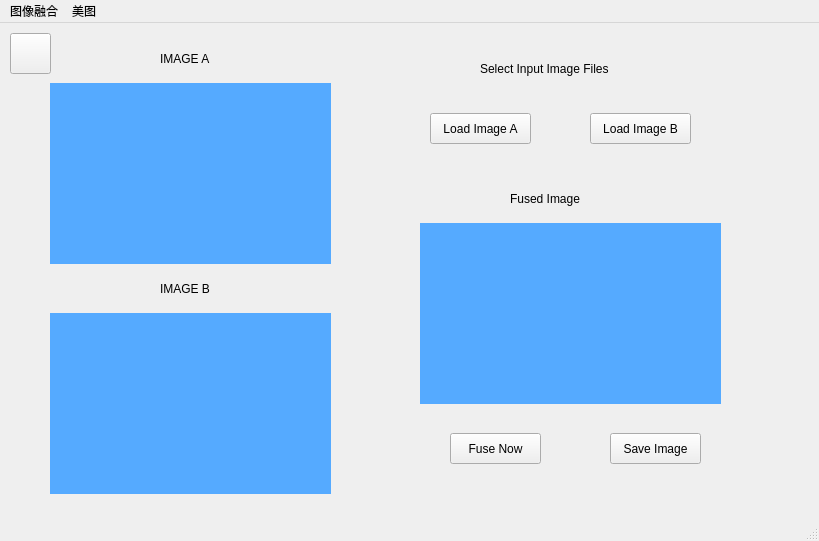
<?xml version="1.0" encoding="UTF-8"?>
<ui version="4.0">
 <class>addfuction</class>
 <widget class="QMainWindow" name="addfuction">
  <property name="geometry">
   <rect>
    <x>0</x>
    <y>0</y>
    <width>819</width>
    <height>541</height>
   </rect>
  </property>
  <property name="windowTitle">
   <string>MainWindow</string>
  </property>
  <widget class="QWidget" name="centralwidget">
   <widget class="QStackedWidget" name="stackedWidget">
    <property name="geometry">
     <rect>
      <x>0</x>
      <y>0</y>
      <width>801</width>
      <height>491</height>
     </rect>
    </property>
    <property name="currentIndex">
     <number>0</number>
    </property>
    <widget class="QWidget" name="page">
     <widget class="QLabel" name="label_A">
      <property name="geometry">
       <rect>
        <x>50</x>
        <y>60</y>
        <width>281</width>
        <height>181</height>
       </rect>
      </property>
      <property name="styleSheet">
       <string notr="true">background-color: rgb(85, 170, 255);</string>
      </property>
      <property name="text">
       <string/>
      </property>
     </widget>
     <widget class="QLabel" name="label_2">
      <property name="geometry">
       <rect>
        <x>160</x>
        <y>20</y>
        <width>91</width>
        <height>31</height>
       </rect>
      </property>
      <property name="styleSheet">
       <string notr="true">font: 11pt &quot;微软雅黑&quot;;</string>
      </property>
      <property name="text">
       <string>IMAGE A</string>
      </property>
     </widget>
     <widget class="QLabel" name="label_3">
      <property name="geometry">
       <rect>
        <x>160</x>
        <y>250</y>
        <width>81</width>
        <height>31</height>
       </rect>
      </property>
      <property name="styleSheet">
       <string notr="true">font: 11pt &quot;微软雅黑&quot;;</string>
      </property>
      <property name="text">
       <string>IMAGE B</string>
      </property>
     </widget>
     <widget class="QLabel" name="label_B">
      <property name="geometry">
       <rect>
        <x>50</x>
        <y>290</y>
        <width>281</width>
        <height>181</height>
       </rect>
      </property>
      <property name="styleSheet">
       <string notr="true">background-color: rgb(85, 170, 255);</string>
      </property>
      <property name="text">
       <string/>
      </property>
     </widget>
     <widget class="QLabel" name="label_5">
      <property name="geometry">
       <rect>
        <x>480</x>
        <y>30</y>
        <width>181</width>
        <height>31</height>
       </rect>
      </property>
      <property name="styleSheet">
       <string notr="true">font: 11pt &quot;微软雅黑&quot;;</string>
      </property>
      <property name="text">
       <string>Select Input Image Files</string>
      </property>
     </widget>
     <widget class="QPushButton" name="pushButton_A">
      <property name="geometry">
       <rect>
        <x>430</x>
        <y>90</y>
        <width>101</width>
        <height>31</height>
       </rect>
      </property>
      <property name="styleSheet">
       <string notr="true">font: 9pt &quot;微软雅黑&quot;;</string>
      </property>
      <property name="text">
       <string>Load Image A</string>
      </property>
     </widget>
     <widget class="QPushButton" name="pushButton_B">
      <property name="geometry">
       <rect>
        <x>590</x>
        <y>90</y>
        <width>101</width>
        <height>31</height>
       </rect>
      </property>
      <property name="styleSheet">
       <string notr="true">font: 9pt &quot;微软雅黑&quot;;</string>
      </property>
      <property name="text">
       <string>Load Image B</string>
      </property>
     </widget>
     <widget class="QLabel" name="label_6">
      <property name="geometry">
       <rect>
        <x>510</x>
        <y>160</y>
        <width>111</width>
        <height>31</height>
       </rect>
      </property>
      <property name="styleSheet">
       <string notr="true">font: 11pt &quot;微软雅黑&quot;;</string>
      </property>
      <property name="text">
       <string>Fused Image</string>
      </property>
     </widget>
     <widget class="QLabel" name="label_Fuse">
      <property name="geometry">
       <rect>
        <x>420</x>
        <y>200</y>
        <width>301</width>
        <height>181</height>
       </rect>
      </property>
      <property name="styleSheet">
       <string notr="true">background-color: rgb(85, 170, 255);</string>
      </property>
      <property name="text">
       <string/>
      </property>
     </widget>
     <widget class="QPushButton" name="pushButton_Fuse">
      <property name="geometry">
       <rect>
        <x>450</x>
        <y>410</y>
        <width>91</width>
        <height>31</height>
       </rect>
      </property>
      <property name="text">
       <string>Fuse Now</string>
      </property>
     </widget>
     <widget class="QPushButton" name="pushButton_Savef">
      <property name="geometry">
       <rect>
        <x>610</x>
        <y>410</y>
        <width>91</width>
        <height>31</height>
       </rect>
      </property>
      <property name="text">
       <string>Save Image</string>
      </property>
     </widget>
     <widget class="QPushButton" name="pushButton_5">
      <property name="geometry">
       <rect>
        <x>10</x>
        <y>10</y>
        <width>41</width>
        <height>41</height>
       </rect>
      </property>
      <property name="styleSheet">
       <string notr="true">border-image: url(:/image/back1.png);</string>
      </property>
      <property name="text">
       <string/>
      </property>
     </widget>
    </widget>
    <widget class="QWidget" name="page_2">
     <widget class="QLabel" name="label_read1">
      <property name="geometry">
       <rect>
        <x>210</x>
        <y>40</y>
        <width>511</width>
        <height>301</height>
       </rect>
      </property>
      <property name="styleSheet">
       <string notr="true">background-color: rgb(85, 170, 255);</string>
      </property>
      <property name="text">
       <string/>
      </property>
     </widget>
     <widget class="QPushButton" name="pushButton_open">
      <property name="geometry">
       <rect>
        <x>50</x>
        <y>90</y>
        <width>41</width>
        <height>41</height>
       </rect>
      </property>
      <property name="styleSheet">
       <string notr="true">border-image: url(:/image/open.jpg);</string>
      </property>
      <property name="text">
       <string/>
      </property>
     </widget>
     <widget class="QLabel" name="label_9">
      <property name="geometry">
       <rect>
        <x>60</x>
        <y>140</y>
        <width>31</width>
        <height>21</height>
       </rect>
      </property>
      <property name="styleSheet">
       <string notr="true">font: 9pt &quot;微软雅黑&quot;;</string>
      </property>
      <property name="text">
       <string>打开</string>
      </property>
     </widget>
     <widget class="QPushButton" name="pushButton_save">
      <property name="geometry">
       <rect>
        <x>50</x>
        <y>190</y>
        <width>41</width>
        <height>41</height>
       </rect>
      </property>
      <property name="styleSheet">
       <string notr="true">border-image: url(:/image/save.jpg);</string>
      </property>
      <property name="text">
       <string/>
      </property>
     </widget>
     <widget class="QLabel" name="label_10">
      <property name="geometry">
       <rect>
        <x>60</x>
        <y>250</y>
        <width>31</width>
        <height>21</height>
       </rect>
      </property>
      <property name="styleSheet">
       <string notr="true">font: 9pt &quot;微软雅黑&quot;;</string>
      </property>
      <property name="text">
       <string>保存</string>
      </property>
     </widget>
     <widget class="QPushButton" name="pushButton_8">
      <property name="geometry">
       <rect>
        <x>200</x>
        <y>380</y>
        <width>41</width>
        <height>41</height>
       </rect>
      </property>
      <property name="styleSheet">
       <string notr="true">border-image: url(:/image/rotate.jpg);</string>
      </property>
      <property name="text">
       <string/>
      </property>
     </widget>
     <widget class="QPushButton" name="pushButton_9">
      <property name="geometry">
       <rect>
        <x>280</x>
        <y>380</y>
        <width>41</width>
        <height>41</height>
       </rect>
      </property>
      <property name="styleSheet">
       <string notr="true">border-image: url(:/image/flip.jpg);</string>
      </property>
      <property name="text">
       <string/>
      </property>
     </widget>
     <widget class="QPushButton" name="pushButton_10">
      <property name="geometry">
       <rect>
        <x>370</x>
        <y>380</y>
        <width>41</width>
        <height>41</height>
       </rect>
      </property>
      <property name="styleSheet">
       <string notr="true">border-image: url(:/image/exposure.jpg);</string>
      </property>
      <property name="text">
       <string/>
      </property>
     </widget>
     <widget class="QPushButton" name="pushButton_11">
      <property name="geometry">
       <rect>
        <x>460</x>
        <y>380</y>
        <width>41</width>
        <height>41</height>
       </rect>
      </property>
      <property name="styleSheet">
       <string notr="true">border-image: url(:/image/contrast.jpg);</string>
      </property>
      <property name="text">
       <string/>
      </property>
     </widget>
     <widget class="QPushButton" name="pushButton_12">
      <property name="geometry">
       <rect>
        <x>560</x>
        <y>380</y>
        <width>41</width>
        <height>41</height>
       </rect>
      </property>
      <property name="styleSheet">
       <string notr="true">border-image: url(:/image/saturation.jpg);</string>
      </property>
      <property name="text">
       <string/>
      </property>
     </widget>
     <widget class="QPushButton" name="pushButton_13">
      <property name="geometry">
       <rect>
        <x>640</x>
        <y>380</y>
        <width>41</width>
        <height>41</height>
       </rect>
      </property>
      <property name="styleSheet">
       <string notr="true">border-image: url(:/image/effects.jpg);</string>
      </property>
      <property name="text">
       <string/>
      </property>
     </widget>
     <widget class="QWidget" name="layoutWidget">
      <property name="geometry">
       <rect>
        <x>200</x>
        <y>440</y>
        <width>481</width>
        <height>22</height>
       </rect>
      </property>
      <layout class="QHBoxLayout" name="horizontalLayout">
       <item>
        <widget class="QLabel" name="label_11">
         <property name="styleSheet">
          <string notr="true">font: 9pt &quot;微软雅黑&quot;;</string>
         </property>
         <property name="text">
          <string>旋转</string>
         </property>
        </widget>
       </item>
       <item>
        <spacer name="horizontalSpacer">
         <property name="orientation">
          <enum>Qt::Horizontal</enum>
         </property>
         <property name="sizeHint" stdset="0">
          <size>
           <width>40</width>
           <height>20</height>
          </size>
         </property>
        </spacer>
       </item>
       <item>
        <widget class="QLabel" name="label_12">
         <property name="styleSheet">
          <string notr="true">font: 9pt &quot;微软雅黑&quot;;</string>
         </property>
         <property name="text">
          <string>对换</string>
         </property>
        </widget>
       </item>
       <item>
        <spacer name="horizontalSpacer_2">
         <property name="orientation">
          <enum>Qt::Horizontal</enum>
         </property>
         <property name="sizeHint" stdset="0">
          <size>
           <width>40</width>
           <height>20</height>
          </size>
         </property>
        </spacer>
       </item>
       <item>
        <widget class="QLabel" name="label_13">
         <property name="styleSheet">
          <string notr="true">font: 9pt &quot;微软雅黑&quot;;</string>
         </property>
         <property name="text">
          <string>曝光度</string>
         </property>
        </widget>
       </item>
       <item>
        <spacer name="horizontalSpacer_3">
         <property name="orientation">
          <enum>Qt::Horizontal</enum>
         </property>
         <property name="sizeHint" stdset="0">
          <size>
           <width>40</width>
           <height>20</height>
          </size>
         </property>
        </spacer>
       </item>
       <item>
        <widget class="QLabel" name="label_14">
         <property name="styleSheet">
          <string notr="true">font: 9pt &quot;微软雅黑&quot;;</string>
         </property>
         <property name="text">
          <string>对比度</string>
         </property>
        </widget>
       </item>
       <item>
        <spacer name="horizontalSpacer_4">
         <property name="orientation">
          <enum>Qt::Horizontal</enum>
         </property>
         <property name="sizeHint" stdset="0">
          <size>
           <width>40</width>
           <height>20</height>
          </size>
         </property>
        </spacer>
       </item>
       <item>
        <widget class="QLabel" name="label_15">
         <property name="styleSheet">
          <string notr="true">font: 9pt &quot;微软雅黑&quot;;</string>
         </property>
         <property name="text">
          <string>饱和度</string>
         </property>
        </widget>
       </item>
       <item>
        <spacer name="horizontalSpacer_5">
         <property name="orientation">
          <enum>Qt::Horizontal</enum>
         </property>
         <property name="sizeHint" stdset="0">
          <size>
           <width>40</width>
           <height>20</height>
          </size>
         </property>
        </spacer>
       </item>
       <item>
        <widget class="QLabel" name="label_16">
         <property name="styleSheet">
          <string notr="true">font: 9pt &quot;微软雅黑&quot;;</string>
         </property>
         <property name="text">
          <string>特效</string>
         </property>
        </widget>
       </item>
      </layout>
     </widget>
    </widget>
   </widget>
  </widget>
  <widget class="QMenuBar" name="menubar">
   <property name="geometry">
    <rect>
     <x>0</x>
     <y>0</y>
     <width>819</width>
     <height>23</height>
    </rect>
   </property>
   <widget class="QMenu" name="menu_1">
    <property name="title">
     <string>图像融合</string>
    </property>
   </widget>
   <widget class="QMenu" name="menu_2">
    <property name="title">
     <string>美图</string>
    </property>
   </widget>
   <addaction name="menu_1"/>
   <addaction name="menu_2"/>
  </widget>
  <widget class="QStatusBar" name="statusbar"/>
 </widget>
 <resources/>
 <connections/>
</ui>
